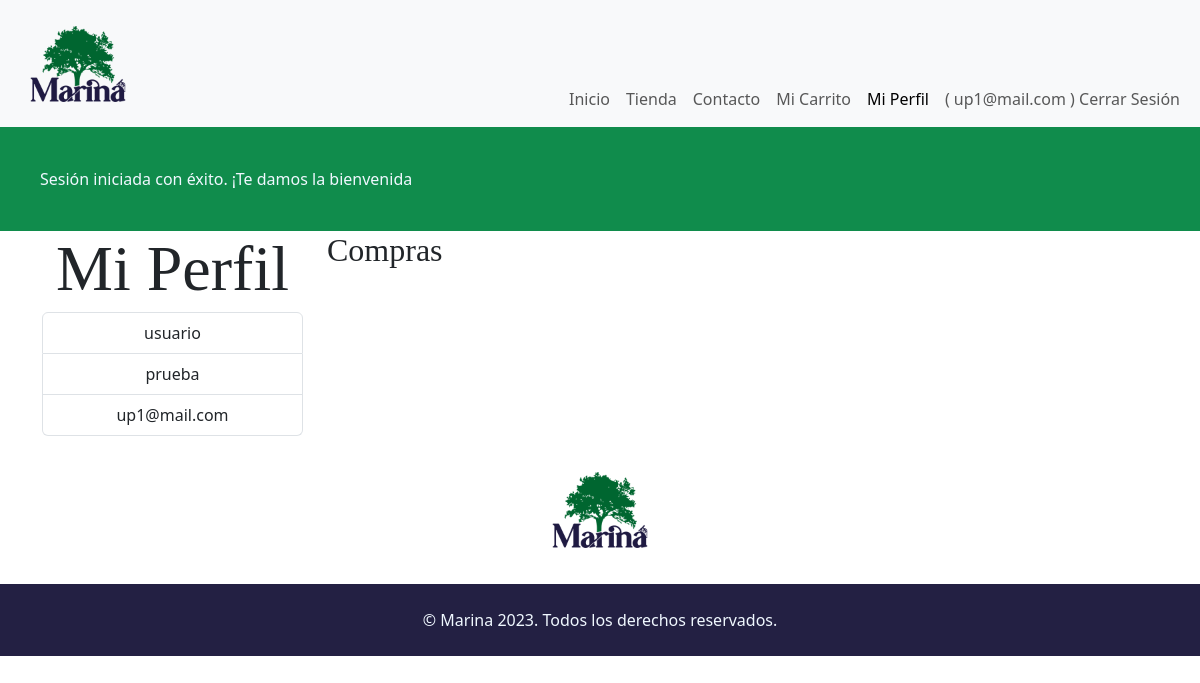
Page /sitio/index.php?section=profile-view (signed in) on the earlier database version.
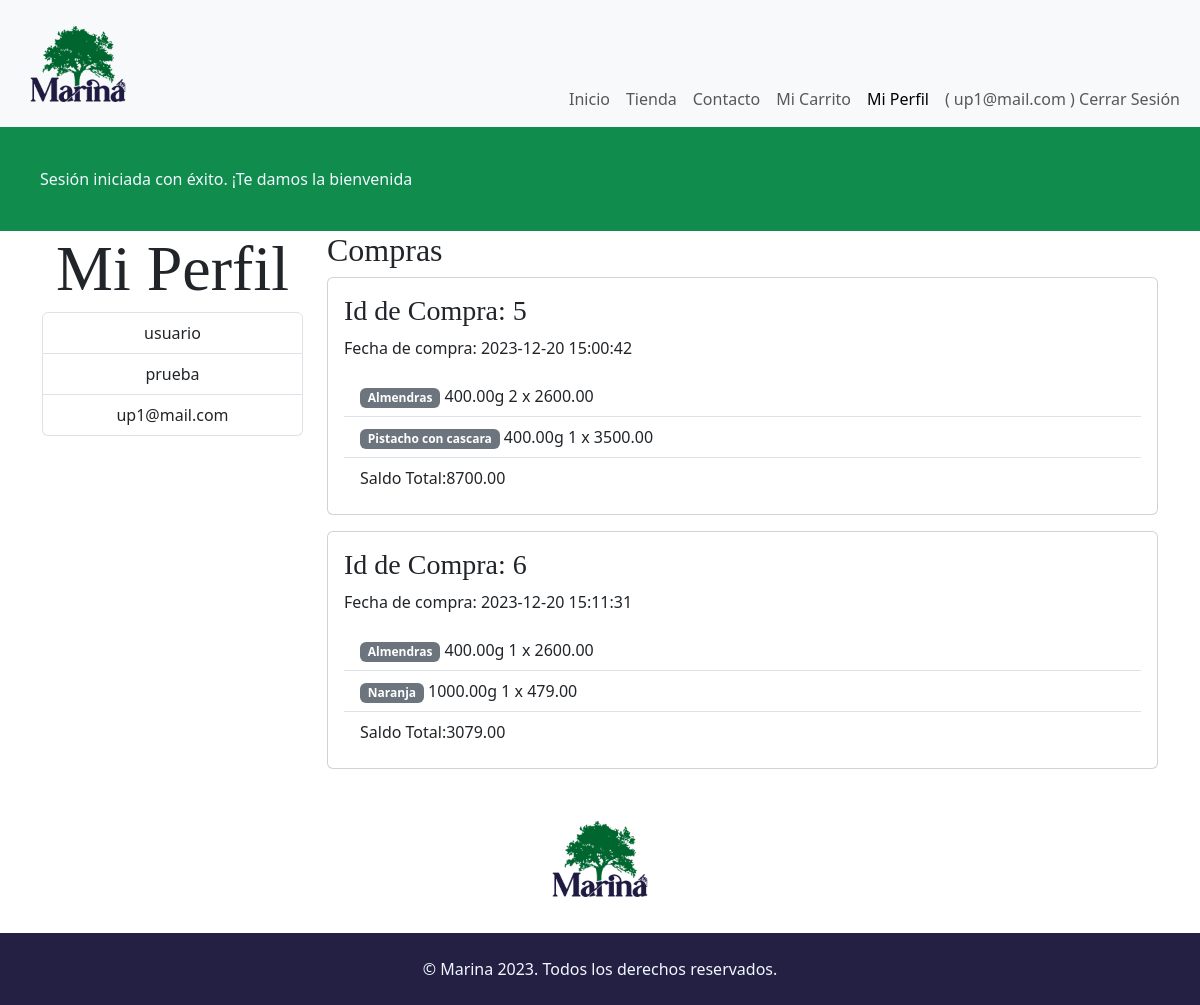
Same page on the later database version.
### tables this page shows
CREATE TABLE `users` (
  `user_id` int(10) UNSIGNED NOT NULL,
  `role_fk` tinyint(3) UNSIGNED NOT NULL,
  `email` varchar(255) NOT NULL,
  `password` varchar(255) NOT NULL,
  `name` varchar(60) NOT NULL,
  `lastname` varchar(60) NOT NULL
);

CREATE TABLE `purchases` (
  `purchase_id` int(10) UNSIGNED NOT NULL,
  `user_fk` int(10) UNSIGNED NOT NULL,
  `total_amount` decimal(10,2) NOT NULL,
  `purchase_date` datetime NOT NULL
);

CREATE TABLE `purchase_details` (
  `detail_id` int(10) UNSIGNED NOT NULL,
  `purchases_fk` int(10) UNSIGNED NOT NULL,
  `products_fk` int(10) UNSIGNED NOT NULL,
  `quantity` int(11) NOT NULL,
  `price` decimal(10,2) NOT NULL
);

CREATE TABLE `products` (
  `product_id` int(10) UNSIGNED NOT NULL,
  `category_fk` tinyint(3) UNSIGNED NOT NULL,
  `user_fk` int(10) UNSIGNED NOT NULL,
  `name_product` varchar(200) DEFAULT NULL,
  `price` decimal(10,2) DEFAULT NULL,
  `weight` decimal(10,2) DEFAULT NULL,
  `detail_product` text DEFAULT NULL,
  `img` varchar(255) DEFAULT NULL,
  `img_description` varchar(255) DEFAULT NULL,
  `stock` int(11) DEFAULT NULL
);

### sitio/bootstrap/autoload.php (called while the page is built, shortened)
<?php
spl_autoload_register(function(string $className) {
    $className = substr($className, 4);
    $classFile = $className . '.php';
    $classPath = __DIR__ . '/../classes/' . $classFile;
});

### sitio/classes/Authentication/Authentication.php (called while the page is built, shortened)
<?php
class Authentication
{
    protected ?User $user = null;
    public function isAuthenticated(): bool
    {
        return isset($_SESSION['user_id']);
    }
    public function getId(): ?int
    {
        return $this->isAuthenticated() ? $_SESSION['user_id'] : null;
    }
    public function getUser(): ?User
    {
        if(!$this -> user){
            $this -> user = (new User()) -> byId($this -> getId());
        }
        return $this -> user;
    }
}

### sitio/classes/Models/User.php (called while the page is built, shortened)
<?php
class User
{
    protected string $email;
    protected string $name;
    protected string $lastname;
    public function byId(string $id): ?self
    {
        $db = DBConexion::getDB();
        $query = "SELECT * FROM users
        WHERE user_id = ?";
        $stmt = $db->prepare($query);
        $stmt->execute([$id]);
        $stmt->setFetchMode(PDO::FETCH_CLASS, self::class);
        $user = $stmt->fetch();
        return $user;
    }
    public function getEmail()
    {
        return $this->email;
    }
    public function getName()
    {
        return $this->name;
    }
    public function getLastname()
    {
        return $this->lastname;
    }
}

### sitio/classes/Models/Purchases.php (called while the page is built, shortened)
<?php
class Purchases{
    public function getUserPurchasesWithDetails(int $userID): array
{
    $db = DBConexion::getDB();
    $query = "SELECT * FROM purchases WHERE user_fk = :userID";
    $stmt = $db->prepare($query);
    $stmt->execute(['userID' => $userID]);
    $userPurchases = $stmt->fetchAll(PDO::FETCH_ASSOC);
    foreach ($userPurchases as &$purchase) {
        $purchase['details'] = $this->getPurchaseDetails($purchase['purchase_id']);
    }
    return $userPurchases;
}
public function getPurchaseDetails(?int $purchaseId): array
{
    $db = DBConexion::getDB();
    $query = "SELECT * FROM purchase_details WHERE purchases_fk = :purchaseId";
    $stmt = $db->prepare($query);
    $stmt->execute(['purchaseId' => $purchaseId]);
    return $stmt->fetchAll(PDO::FETCH_ASSOC);
}
}

### sitio/classes/Models/Product.php (called while the page is built, shortened)
<?php
class Product{
    protected string $name_product = "";
    protected string $weight = "";
    public function byId(int $id): ?self
    {
        $db = DBConexion::getDB();
        $query = "SELECT * FROM products
                WHERE product_id = :id";
        $stmt = $db->prepare($query);
        $stmt->execute(['id' => $id]);
        $stmt->setFetchMode(PDO::FETCH_CLASS, self::class);
        $product = $stmt->fetch();
        return $product;
    }
    public function getName_product()
    {
        return $this->name_product;
    }
    public function getWeight()
    {
        return $this->weight;
    }
}

### sitio/vistas/profile-view.php (the view, shortened to what this page needs)
<?php
$user = (new Authentication())->getUser();
$user_id = (new Authentication())->getId();
$purchases = new Purchases();
$userPurchases = $purchases->getUserPurchasesWithDetails($user_id);
?>
<main class="main-content">
    <section class="container">
        <div class="row g-4">
            <div class="col-lg-3">
                <div class="card-body text-center">
                    <h1 class="mb-1 h title-section-profile">Mi Perfil</h1>
                    <ul class="list-group">
                        <li class="list-group-item"><?= $user->getName(); ?> </li>
                        <li class="list-group-item"><?= $user->getLastname(); ?> </li>
                        <li class="list-group-item"><?= $user->getEmail(); ?> </li>
                    </ul>
                </div>
            </div>
            <div class="col-lg-9">
                <h2 class="h">Compras</h2>
                <div>
                    <?php foreach ($userPurchases as $purchase) : ?>
                        <div class="card mb-3">
                            <div class="card-body">
                                <h3 class="card-title h">Id de Compra: <?= $purchase['purchase_id']; ?> </h3>
                                <p class="card-text">Fecha de compra: <?= $purchase['purchase_date'] ?></p>
                                <ul class="list-group list-group-flush">
                                    <?php foreach ($purchase['details'] as $detail) : ?>
                                        <li class="list-group-item">
                                            <?php
                                            $product = new Product();
                                            $product = $product->byId($detail['products_fk']);
                                            ?>
                                            <span class="badge bg-secondary" >
                                            <?= $product->getName_product(); ?>
                                            </span>
                                            <?= $product->getWeight(); ?>g <?= $detail['quantity'] ?> x <?= $detail['price'] ?>
                                        </li>
                                    <?php endforeach; ?>
                                    <li class="list-group-item">Saldo Total:<?= $purchase['total_amount'] ?></li>
                                </ul>
                            </div>
                        </div>
                        <?php endforeach; ?>
                </div>
            </div>
        </div>
    </section>
</main>

### sitio/index.php (shortened to what this page needs)
<?php
$ruta = $_GET['section'] ?? 'home';
$whiteList = [
    'home' => ['title' => 'Página Principal'],
    'store' => ['title' => 'Tienda'],
    'detail-product' => ['title' => 'Detalle del Producto'],
    'contact' => ['title' => 'Contacto'],
    'sign-up-view' => ['title' => 'Crear Cuenta'],
    'log-in-view' => ['title' => 'Iniciar Sesión'],
    'profile-view' => ['title' => 'Mi Perfil',
    'requiresAuthentication' => 'true'],
    'cart' => ['title' => 'Mi Carrito',
    'requiresAuthentication' => 'true'],
    '404' => ['title' => 'Página no encontrada'],
];
$rutaConfig = $whiteList[$ruta];
$authentication = new Authentication();
$paginaActual = $rutaConfig['title'];
function activeNavBar($nombre, $paginaActual)
{
    return ($paginaActual == $nombre) ? 'active' : '';
}
?>
<!DOCTYPE html>
<html lang="es">
<head>
    <link href="https://cdn.jsdelivr.net/npm/bootstrap@5.3.2/dist/css/bootstrap.min.css" rel="stylesheet">
    <link rel="stylesheet" href="styles/styles.css">
    <link rel="stylesheet" href="https://cdn.jsdelivr.net/npm/bootstrap-icons@1.11.1/font/bootstrap-icons.css">
</head>
<body>
    <header>
        <nav class="navbar navbar-expand-lg bg-body-tertiary">
            <div class="container-fluid align-items-end">
                <a class="navbar-brand <?php echo activeNavBar('Página Principal', $paginaActual) ?>" href="index.php?section=home">
                    <img src="images/logo.png" alt="Logotipo de la tienda Marina" class="d-inline-block align-text-top logo mx-3">
                </a>
                <div class="collapse navbar-collapse justify-content-end" id="navbarNav">
                    <ul class="navbar-nav">
                        <li class="nav-item">
                            <a class="nav-link <?php echo activeNavBar('Página Principal', $paginaActual) ?>" aria-current="page" href="index.php?section=home">Inicio</a>
                        </li>
                        <li class="nav-item ">
                            <a class="nav-link <?php echo activeNavBar('Tienda',  $paginaActual) ?>" href="index.php?section=store">Tienda</a>
                        </li>
                        <li class="nav-item">
                            <a class="nav-link <?php echo activeNavBar('Contacto',  $paginaActual) ?>" href="index.php?section=contact">Contacto</a>
                        </li>
                        <?php
                        if (!$authentication->isAuthenticated()) :
                        ?>
                            <li class="nav-item">
                                <a class="nav-link <?php echo activeNavBar('Iniciar Sesión',  $paginaActual) ?>" href="index.php?section=log-in-view">Iniciar Sesión</a>
                            </li>
                            <li class="nav-item">
                                <a class="nav-link <?php echo activeNavBar('Crear Cuenta',  $paginaActual) ?>" href="index.php?section=sign-up-view">Crear Cuenta</a>
                            </li>
                        <?php
                        else :
                        ?>
                            <li class="nav-item">
                                <a class="nav-link <?php echo activeNavBar('Mi Carrito',  $paginaActual) ?>" href="index.php?section=cart">Mi Carrito</a>
                            </li>
                            <li class="nav-item">
                                <a class="nav-link <?php echo activeNavBar('Mi Perfil',  $paginaActual) ?>" href="index.php?section=profile-view">Mi Perfil</a>
                            </li>
                            <li>
                                <form action="acciones/log-out.php" method="post">
                                    <button type="submit" class="nav-link">(
                                        <?= $authentication->getUser()->getEmail(); ?> ) Cerrar Sesión</button>
                                </form>
                            </li>
                        <?php
                        endif;
                        ?>
                    </ul>
                </div>
            </div>
        </nav>
    </header>
    <div>
        <?php
        if (isset($_SESSION['successMessage'])) : ?>
            <div class="msg-success"><?= $_SESSION['successMessage']; ?></div>
        <?php
        endif;
        ?>
    </div>
    <?php
    require __DIR__ . '/vistas/' . $ruta . '.php';
    ?>
    <footer class="d-flex flex-column align-items-center">
        <div>
            <img src="images/logo.png" alt="logo Marina" class="logo">
        </div>
        <div class="p-footer">
            <p class="text-center">© Marina 2023. Todos los derechos reservados.</p>
        </div>
    </footer>
</body>
</html>

### sitio/styles/styles.css (style rules this page uses)
.h { font-family: 'Playfair Display', serif; }
footer :first-child { margin: 1vw; }
.p-footer { background-color: #232043; color: aliceblue; width: 100%; padding: 1vw; }
ul { list-style-type: none; padding-left: 0%; }
.msg-success { background-color: #108c4c; padding: 5vh; color: aliceblue; }
@media only screen and (min-width: 1025px) { .logo { height: 100px; } }
@media only screen and (min-width: 1025px) { .title-section-profile { font-size: 4rem; } }

Differences in the rows shown:
added purchases: purchase_id "5", purchase_date "2023-12-20 15:00:42", total_amount "8700.00"
added purchase_details: products_fk.name_product "Almendras", products_fk.weight "400.00", quantity "2", price "2600.00", shown under "5"
added purchase_details: products_fk.name_product "Pistacho con cascara", products_fk.weight "400.00", quantity "1", price "3500.00", shown under "5"
added purchases: purchase_id "6", purchase_date "2023-12-20 15:11:31", total_amount "3079.00"
added purchase_details: products_fk.name_product "Almendras", products_fk.weight "400.00", quantity "1", price "2600.00", shown under "6"
added purchase_details: products_fk.name_product "Naranja", products_fk.weight "1000.00", quantity "1", price "479.00", shown under "6"
